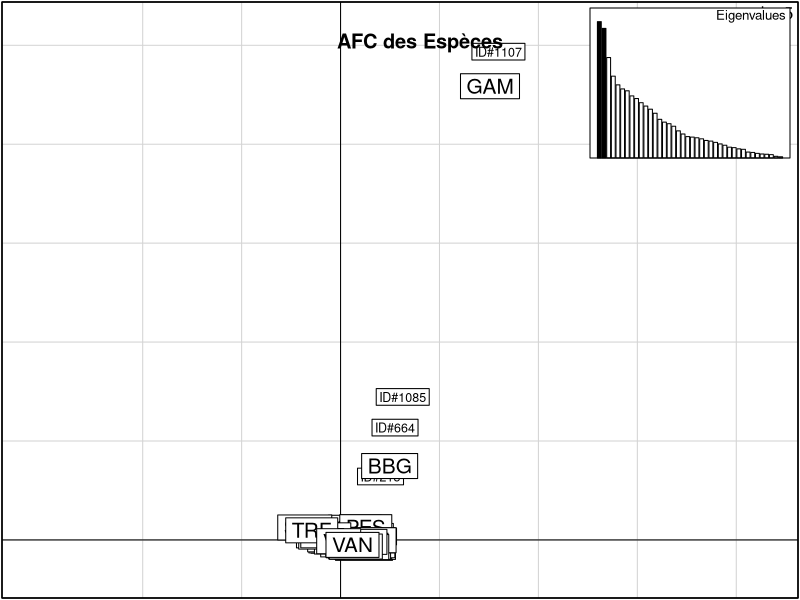
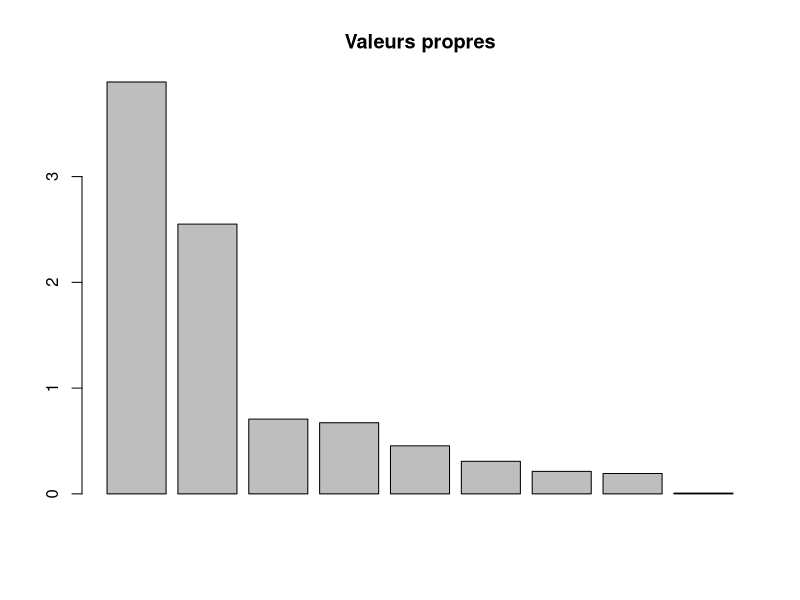
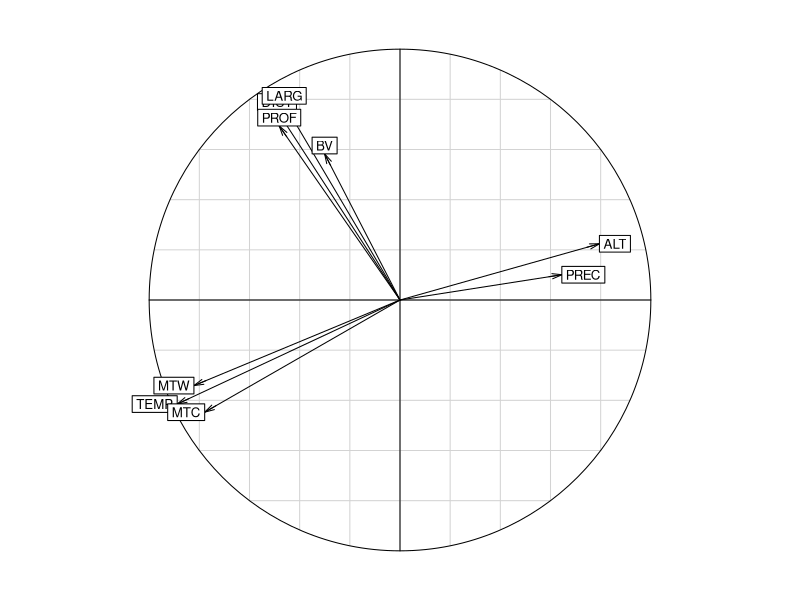
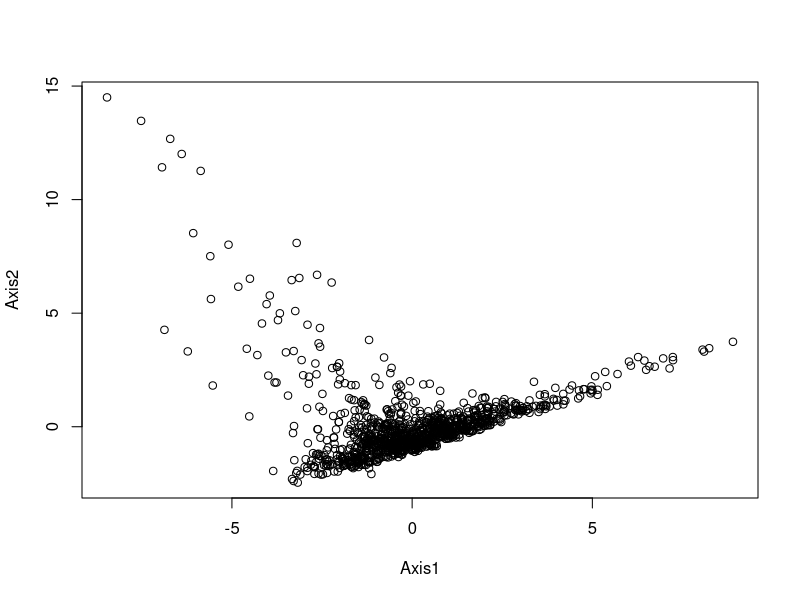
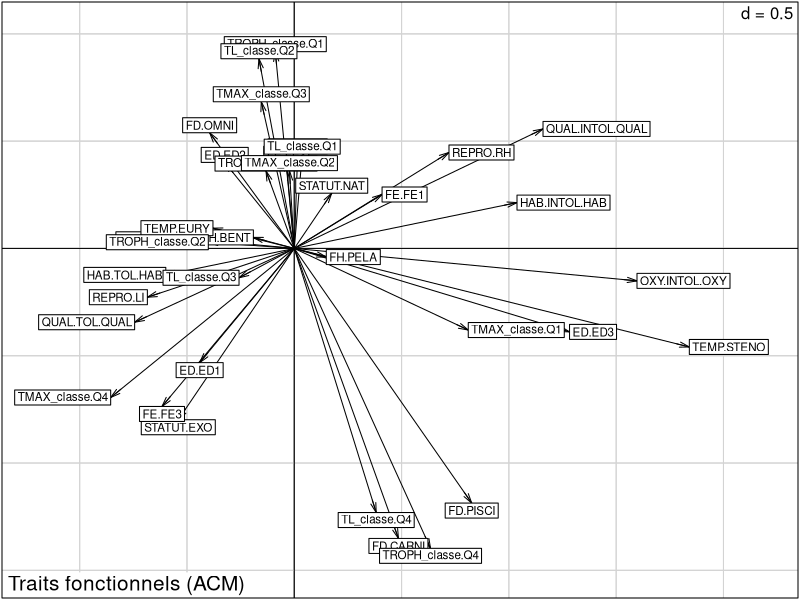
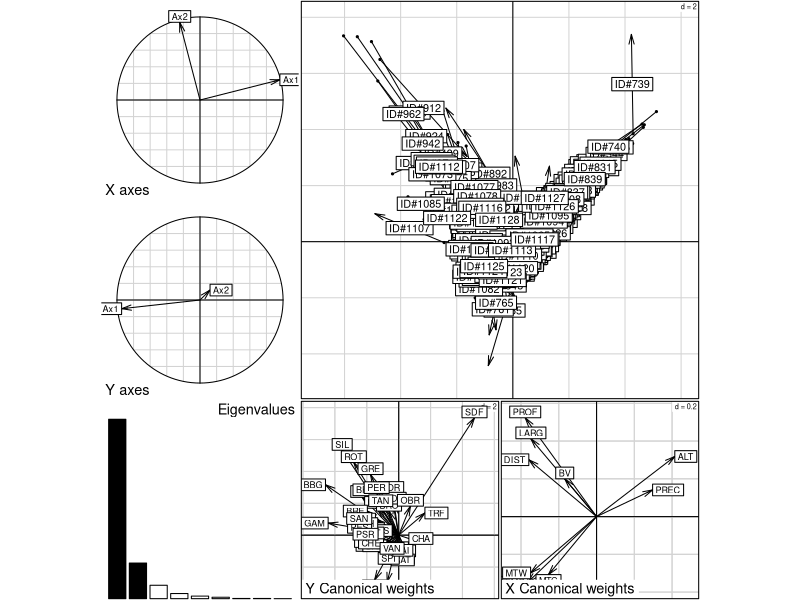

Source code (R) for these figures, in order:
library(ade4)


env= read.csv('env.csv', header = TRUE,  sep = ';',  stringsAsFactors = FALSE, row.names = 1)
sp= read.csv('sp.csv', header = TRUE,  sep = ';',  stringsAsFactors = FALSE, row.names = 1)
traits= read.csv('traits.csv', header = TRUE,  sep = ';',  stringsAsFactors = FALSE, row.names = 1)

env 
sp 
traits 

str(env)

    ## Preparation des données

    # Environnement

env=env[,-c(1,2,3,8)]

    # Traits

breaks_troph <- quantile(traits$TROPH, probs = seq(0, 1, 0.25), na.rm = TRUE)

traits$TROPH_classe <- cut(traits$TROPH, 
                      breaks = breaks_troph, 
                      include.lowest = TRUE,
                      labels = c("Q1", "Q2", "Q3", "Q4"))


breaks_TL <- quantile(traits$TL, probs = seq(0, 1, 0.25), na.rm = TRUE)

traits$TL_classe <- cut(traits$TL, 
                      breaks = breaks_TL, 
                      include.lowest = TRUE,
                      labels = c("Q1", "Q2", "Q3", "Q4"))


breaks_TMAX <- quantile(traits$TMAX, probs = seq(0, 1, 0.25), na.rm = TRUE)

traits$TMAX_classe <- cut(traits$TMAX, 
                      breaks = breaks_TMAX, 
                      include.lowest = TRUE,
                      labels = c("Q1", "Q2", "Q3", "Q4"))

traits=traits[,-c(1,2,3,7,11,16)]
head(traits)

traits <- as.data.frame(lapply(traits, as.factor))




    ## Analyse 

# Analyse des Espèces 
afc_esp <- dudi.coa(sp, scannf = FALSE, nf = 2)
scatter(afc_esp, posi = "topright")
title("AFC des Espèces")
inertia.dudi(afc_esp)

# Analyse de l'Environnement 
acp1=dudi.pca(env,center = TRUE, scale = TRUE, scannf = F, nf=2)
barplot(acp1$eig, main="Valeurs propres") 
sum(acp1$eig[1:2]) / sum(acp1$eig) * 100
s.corcircle(acp1$co, clabel = 0.8) 
plot(acp1$li)



# Analyse des traits

acm_traits <- dudi.acm(traits, scannf = FALSE, nf = 2)
s.arrow(acm_traits$co, clabel = 0.7, sub = "Traits fonctionnels (ACM)")





# Analyse conjointe des espèces et de l'environnement

acp_poid=dudi.pca(env,row.w=afc_esp$lw, scannf = FALSE, nf=2)

coiner1=coinertia(acp_poid, afc_esp, scannf = FALSE, nf = 2)
test_coiner=randtest(coiner1, nrepet = 999)
plot(coiner1, main = "Analyse conjointe des espèces et de l'environnement")
print(test_coiner)



# Analyse conjointe des espèces et des traits
